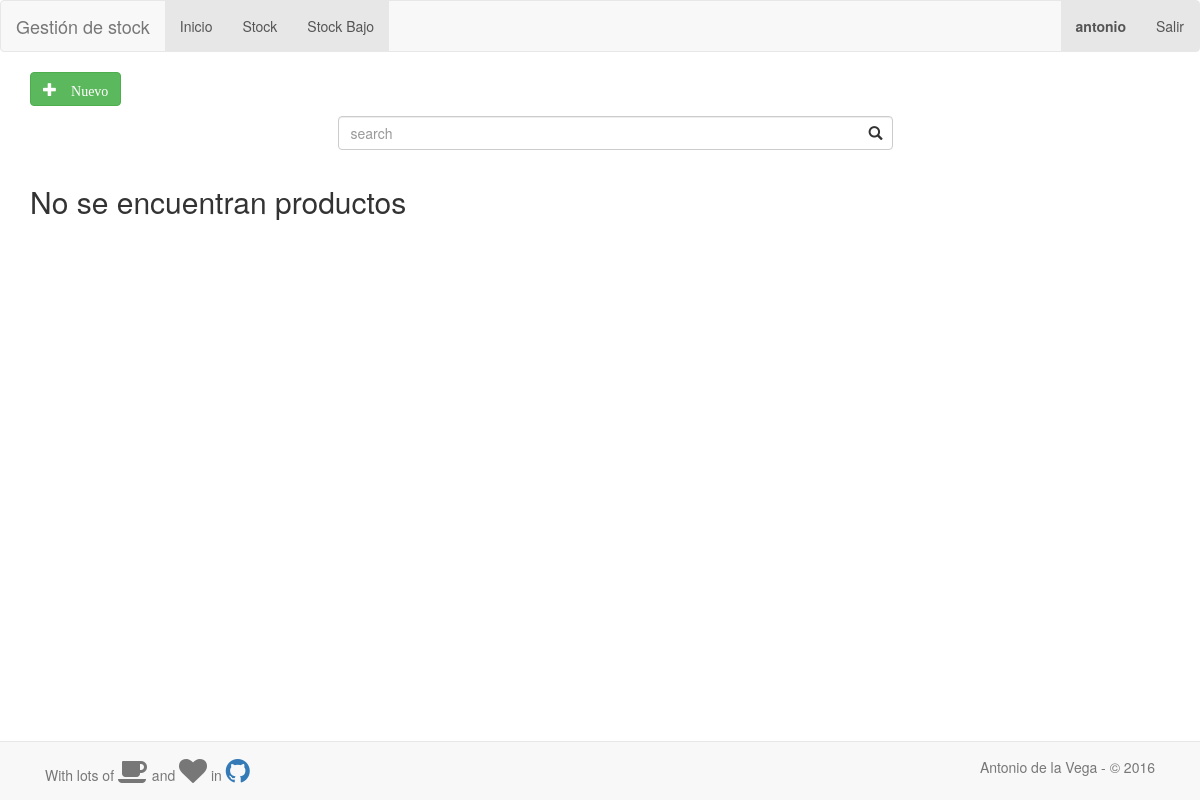
/stock/ (signed in), run on an earlier commit of the app's database.
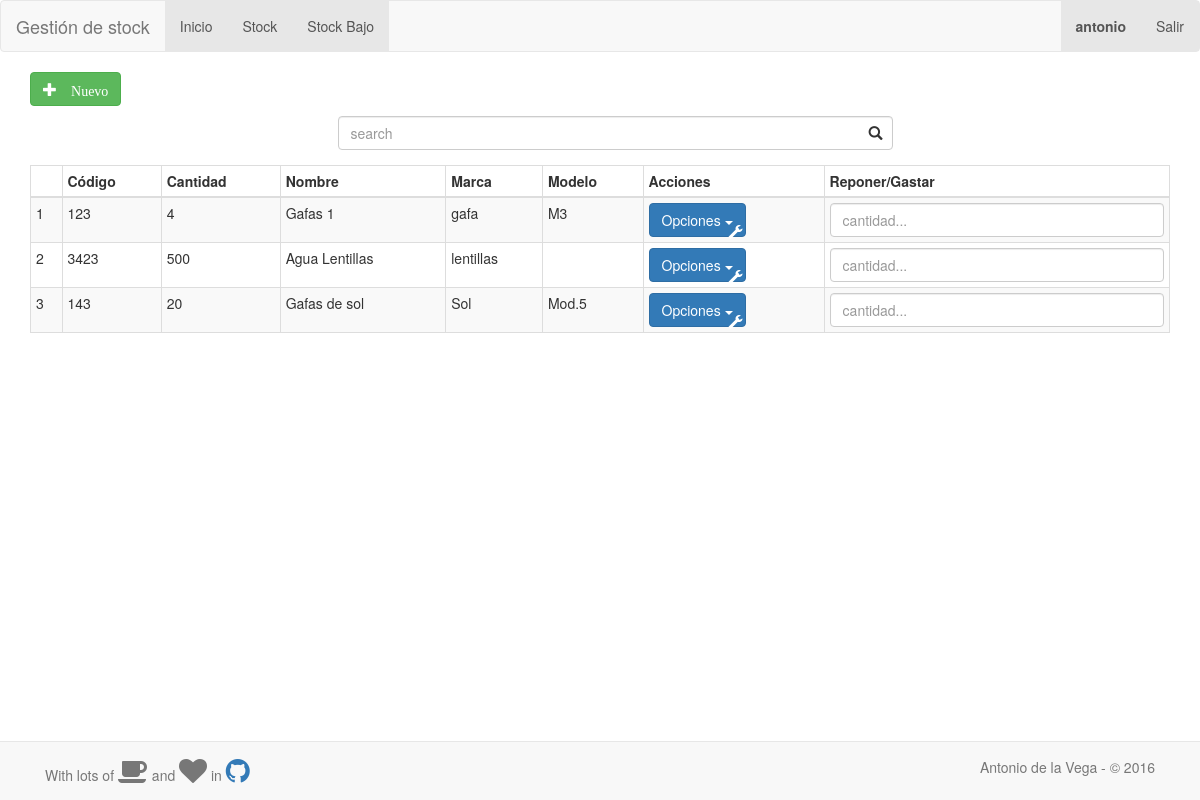
And on a later commit of the database.
### gestion_stock/models.py (models this page shows, shortened)
class Producto(models.Model):
    cantidad = models.PositiveIntegerField()
    codigo = models.CharField('Código', max_length=30, blank=True)
    nombre = models.CharField(max_length=30, blank=True)
    marca = models.CharField(max_length=30, blank=True)
    modelo = models.CharField(max_length=30, blank=True)
    precio = models.FloatField('Precio (EUR)')
    descripcion = models.TextField('Descripción', max_length=250, blank=True, null=True)
    foto = models.ImageField(upload_to='stock/', null=True, blank=True)

### gestion_stock/views.py (the view)
@login_required
def index(request):
    productos = Producto.objects.all()
    context = {'productos': productos}
    return render(request, 'gestion_stock/index.html', context)

### gestion_stock/templates/gestion_stock/index.html (shortened to what this page needs)
{% extends "gestion_stock/base.html" %}
{% load bootstrap3 %}
{% block content %}
    <form action="/stock/nuevo">
        <button type="submit" class="btn btn-success "><span class="glyphicon glyphicon-plus"> Nuevo</button>
    </form>
    <div class="container">
        <div class="row">
            <div class="col-md-6 col-md-offset-3">
                <form action="/stock/buscar" class="search-form">
                    <div class="form-group has-feedback">
                        <input type="text" class="form-control" name="search" id="search" placeholder="search">
                    </div>
                </form>
            </div>
        </div>
    </div>
    {% if productos %}
        <table class="table table-striped table-bordered table-condensed table-responsive">
            <thead>
            <tr>
                <th></th>
                <th colspan="1">Código</th>
                <th colspan="1">Cantidad</th>
                <th colspan="1">Nombre</th>
                <th colspan="1">Marca</th>
                <th colspan="1">Modelo</th>
                <th>Acciones</th>
                <th>Reponer/Gastar</th>
            </tr>
            </thead>
            <tbody
            {% for producto in productos %}
                <tr>
                    <td> {{ producto.id }} </td>
                    <td> {{ producto.codigo }} </td>
                    <td> {{ producto.cantidad }} </td>
                    <td> {{ producto.nombre }} </td>
                    <td> {{ producto.marca }} </td>
                    <td> {{ producto.modelo }} </td>
                    <td>
                        <div class="btn-group">
                            <button type="button" data-toggle="dropdown" class="btn btn-primary dropdown-toggle">
                                Opciones <span class="caret glyphicon glyphicon-wrench"></span></button>
                        </div>
                    </td>
                    <td>
                        <form action="/stock/ajustar" class="">
                            <input type="number" class="form-control" name="cantidad" id="contar"
                                   placeholder="cantidad...">
                        </form>
                    </td>
                </tr>
            {% endfor %}
            </tbody>
        </table>
        <br/>
        </div>
    {% else %}
        <h2> No se encuentran productos </h2>
    {% endif %}
{% endblock %}

What changed in the data, as far as the page shows it:
added Producto: id "1", codigo "123", cantidad "4", nombre "Gafas 1", marca "gafa", modelo "M3"
added Producto: id "2", codigo "3423", cantidad "500", nombre "Agua Lentillas", marca "lentillas"
added Producto: id "3", codigo "143", cantidad "20", nombre "Gafas de sol", marca "Sol", modelo "Mod.5"
Also different on the page:
text no longer shown: "No se encuentran productos"
text now shown: "Código Cantidad Nombre Marca Modelo Acciones Reponer/Gastar"
